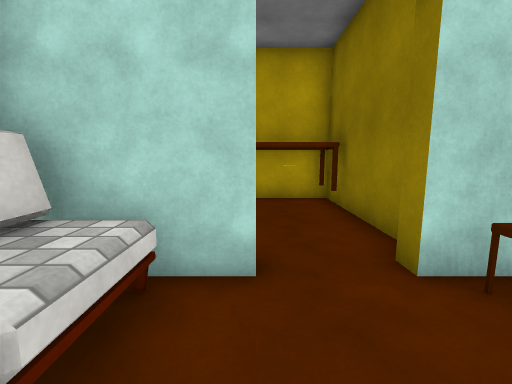
view 1 (above)

16 first-person views from a walk through a 3-D level made in the Unity game engine. The camera is 1.4 m above the floor, tilts 8° down and sees 90° across. Doors are open. The floor is counted in squares, 0.95 m on a side. Each view is taken from the middle of a square. On the plan, view 1 faces up. The plan holds only what a view shows up to about 13 squares ahead; the rest is blank. The place goes on beyond the plan. The player is left out. Surface patterns are stand-ins for the level's own textures.

view 2
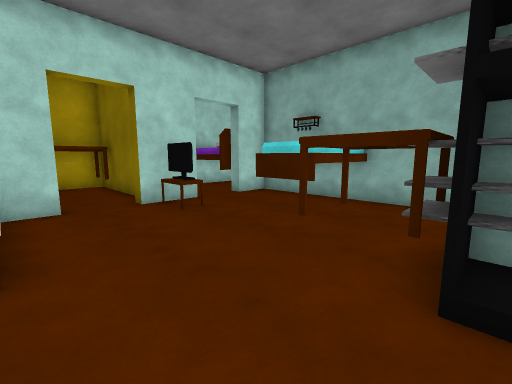

view 3
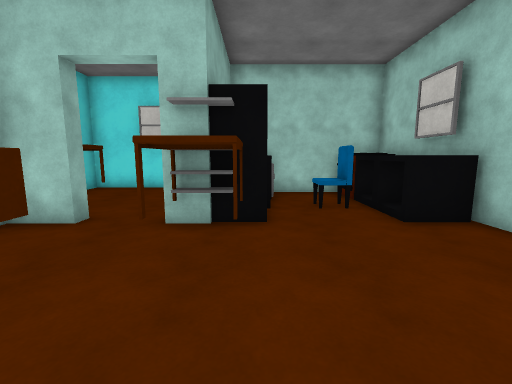

view 4
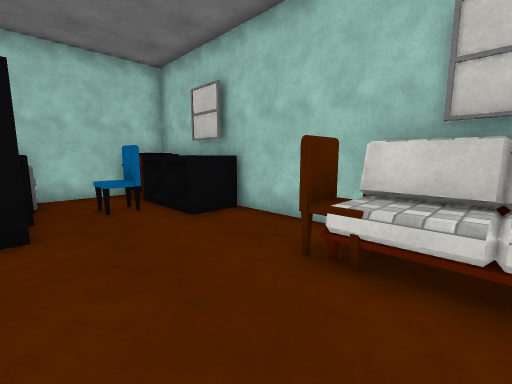

view 5
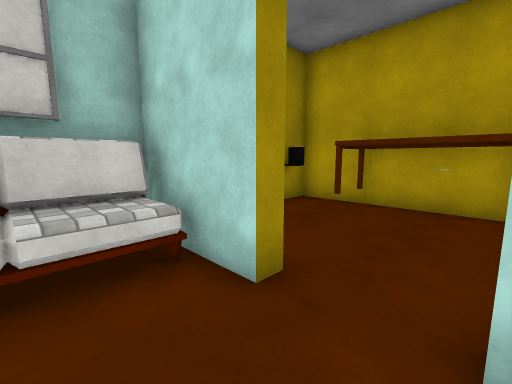

view 6
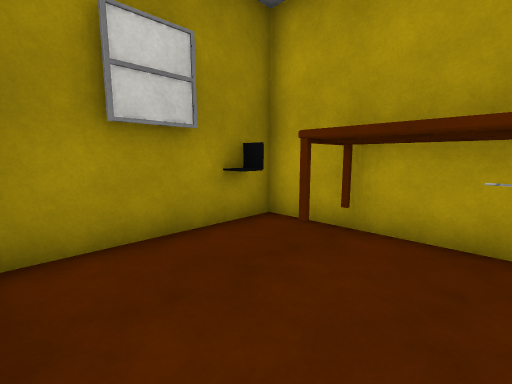

view 7
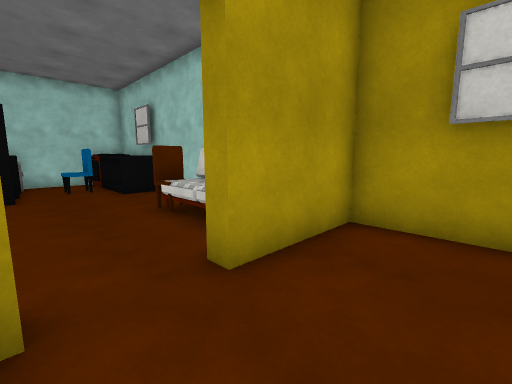

view 8
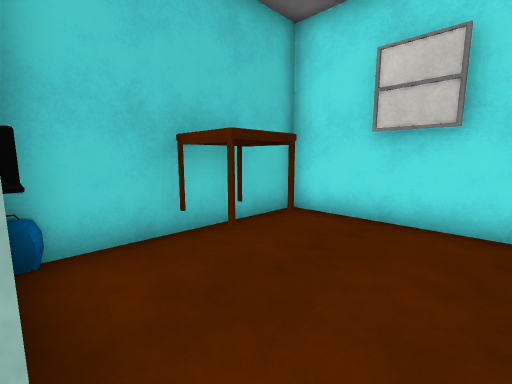

view 9
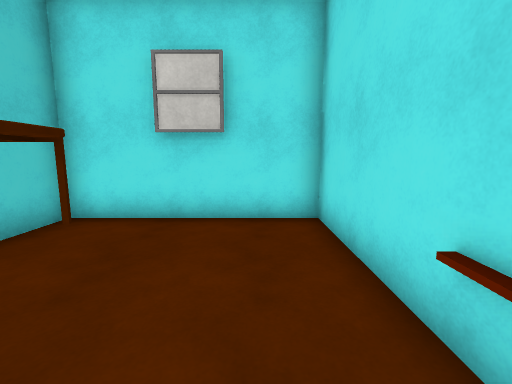

view 10
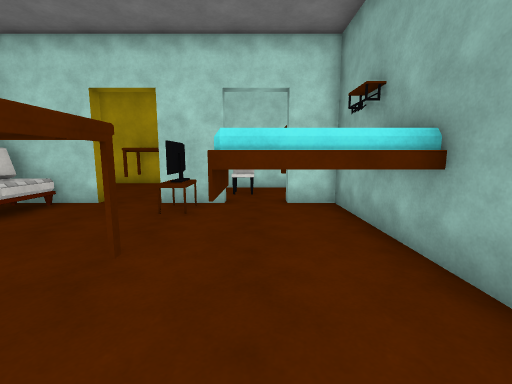

view 11
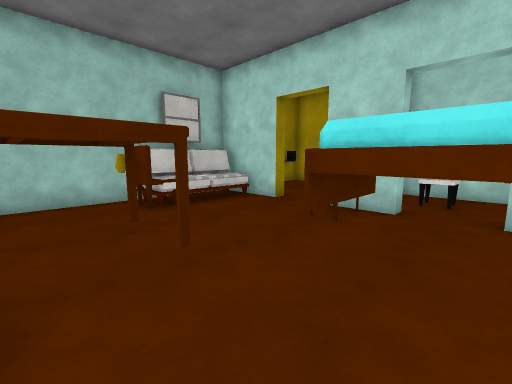

view 12
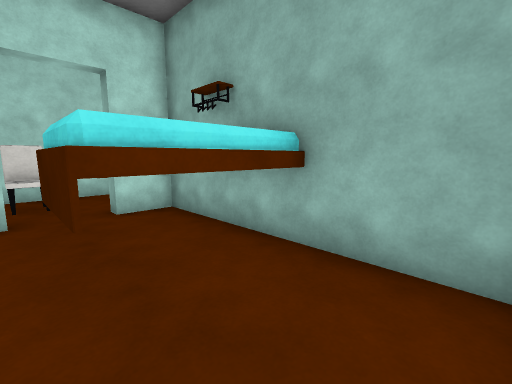

view 13
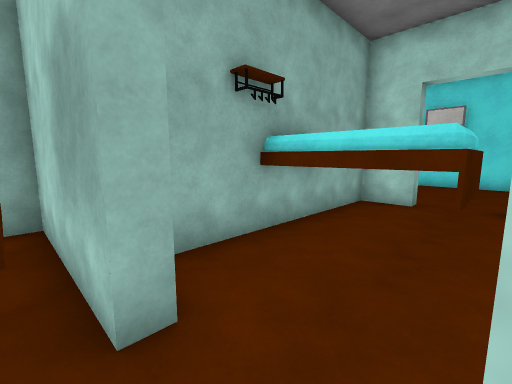

view 14
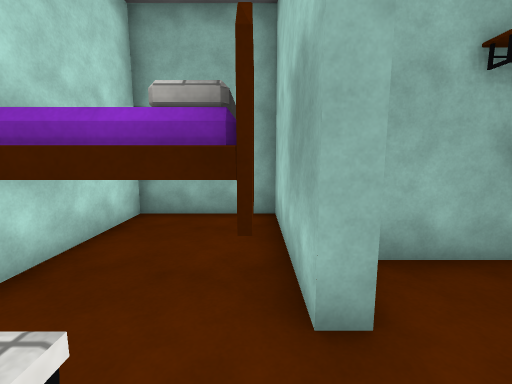

view 15
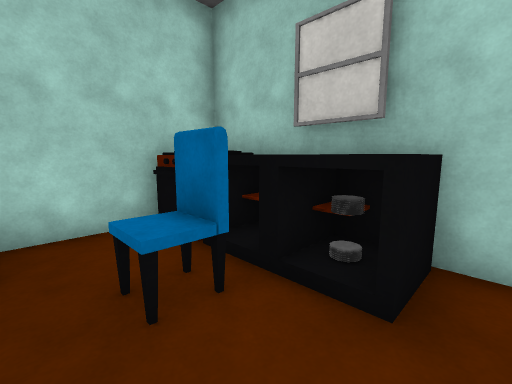

view 16
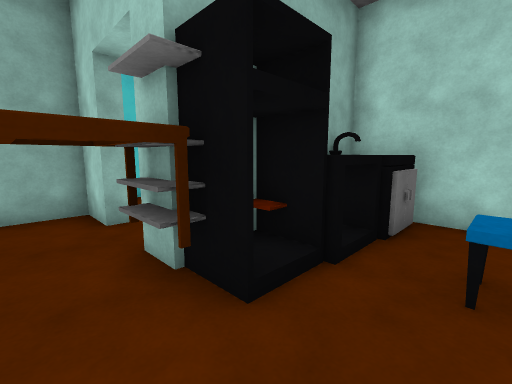

### Floor plan
Ten units are one square. View 1 is at (0, 0); x grows to the right and y downward. Boxes are objects, and circles mark ways between rooms. Rooms are numbered by the first view taken in them; rooms with no view inside come last. Other rooms are left out.
<svg viewBox="-40 -95 150 210">
<path fill="none" stroke="#000" d="M30 51 30 45 40 45M25 51 25 44M60 51 60 45 75 45 75 14M35 74 35 110 95 110 95 50M-5 60 -5 70M-8 61 2 61M-11 4 -11 12 -20 12M-20 10 -10 10M75 -4 75 -30 60 -30M40 -30 20 -30M0 -30 -30 -30 -30 95 30 95 30 82M2 61 2 70M25 -44 25 -90 -35 -90 -35 -35 0 -35 0 -30M20 -30 20 -35M50 -55 40 -55M60 -30 60 -35 105 -35 105 -70 38 -70M50 -48 40 -48M40 -35 40 -30"/>
<rect x="-25" y="75" width="20" height="20" fill="#bbb"><title>oven</title></rect>
<rect x="-25" y="65" width="10" height="20" fill="#bbb"><title>other object</title></rect>
<rect x="-25" y="45" width="10" height="20" fill="#bbb"><title>other object</title></rect>
<rect x="-25" y="15" width="10" height="10" fill="#bbb"><title>other object</title></rect>
<rect x="-25" y="-25" width="20" height="30" fill="#bbb"><title>sofa</title></rect>
<rect x="15" y="75" width="10" height="20" fill="#bbb"><title>other object</title></rect>
<rect x="15" y="65" width="20" height="10" fill="#bbb"><title>other object</title></rect>
<rect x="15" y="45" width="20" height="20" fill="#bbb"><title>other object</title></rect>
<rect x="15" y="-25" width="10" height="10" fill="#bbb"><title>other object</title></rect>
<rect x="25" y="25" width="10" height="20" fill="#bbb"><title>desk</title></rect>
<rect x="25" y="-25" width="10" height="10" fill="#bbb"><title>other object</title></rect>
<rect x="45" y="-5" width="40" height="20" fill="#bbb"><title>bed</title></rect>
<rect x="75" y="75" width="20" height="10" fill="#bbb"><title>desk</title></rect>
<rect x="75" y="45" width="10" height="10" fill="#bbb"><title>other object</title></rect>
<rect x="85" y="45" width="10" height="10" fill="#bbb"><title>bag</title></rect>
<rect x="-35" y="-85" width="10" height="10" fill="#bbb"><title>other object</title></rect>
<rect x="-15" y="-85" width="40" height="20" fill="#bbb"><title>desk</title></rect>
<rect x="55" y="-65" width="20" height="30" fill="#bbb"><title>bed</title></rect>
<circle cx="5" cy="-30" r="3" fill="#2a7"/>
<circle cx="45" cy="-30" r="3" fill="#2a7"/>
<text x="30" y="40">1</text>
<text x="0" y="-60">2</text>
<text x="60" y="-50">3</text>
</svg>
Room 1 opens to room 2. Room 1 opens to room 3.

Where each view was taken, in squares from view 1:
view 1: 0 up, 0 right, facing up
view 2: 5 down, 1 left, facing up-right
view 3: 1 up, 2 right, facing down
view 4: 1 up, 2 right, facing down-left
view 5: 1 up, 2 right, facing up-left
view 6: 4 up, 1 right, facing up-left
view 7: 6 up, 2 right, facing down-left
view 8: 5 down, 5 right, facing down-right
view 9: 5 down, 5 right, facing down
view 10: 5 down, 5 right, facing up
view 11: 4 down, 6 right, facing up-left
view 12: 4 down, 4 right, facing up-right
view 13: 4 up, 4 right, facing down-right
view 14: 4 up, 4 right, facing right
view 15: 4 down, 1 right, facing down-left
view 16: 3 down, 0 right, facing down-right
